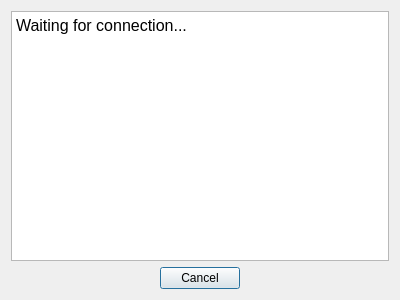
<?xml version="1.0" encoding="UTF-8"?>
<ui version="4.0">
 <class>ConnectDialog</class>
 <widget class="QDialog" name="ConnectDialog">
  <property name="geometry">
   <rect>
    <x>0</x>
    <y>0</y>
    <width>400</width>
    <height>300</height>
   </rect>
  </property>
  <property name="windowTitle">
   <string>Waiting...</string>
  </property>
  <property name="modal">
   <bool>true</bool>
  </property>
  <layout class="QGridLayout" name="gridLayout">
   <item row="1" column="0">
    <widget class="QDialogButtonBox" name="buttonBox">
     <property name="orientation">
      <enum>Qt::Horizontal</enum>
     </property>
     <property name="standardButtons">
      <set>QDialogButtonBox::Cancel</set>
     </property>
     <property name="centerButtons">
      <bool>true</bool>
     </property>
    </widget>
   </item>
   <item row="0" column="0">
    <widget class="QTextBrowser" name="textBrowser">
     <property name="html">
      <string>&lt;!DOCTYPE HTML PUBLIC &quot;-//W3C//DTD HTML 4.0//EN&quot; &quot;http://www.w3.org/TR/REC-html40/strict.dtd&quot;&gt;
&lt;html&gt;&lt;head&gt;&lt;meta name=&quot;qrichtext&quot; content=&quot;1&quot; /&gt;&lt;style type=&quot;text/css&quot;&gt;
p, li { white-space: pre-wrap; }
&lt;/style&gt;&lt;/head&gt;&lt;body style=&quot; font-family:'DejaVu Sans'; font-size:8pt; font-weight:400; font-style:normal;&quot;&gt;
&lt;p style=&quot; margin-top:0px; margin-bottom:0px; margin-left:0px; margin-right:0px; -qt-block-indent:0; text-indent:0px;&quot;&gt;&lt;span style=&quot; font-size:12pt;&quot;&gt;Waiting for connection...&lt;/span&gt;&lt;/p&gt;&lt;/body&gt;&lt;/html&gt;</string>
     </property>
    </widget>
   </item>
  </layout>
 </widget>
 <customwidgets>
 </customwidgets>
 <resources/>
 <connections>
  <connection>
   <sender>buttonBox</sender>
   <signal>clicked(QAbstractButton*)</signal>
   <receiver>ConnectDialog</receiver>
   <slot>reject()</slot>
   <hints>
    <hint type="sourcelabel">
     <x>199</x>
     <y>283</y>
    </hint>
    <hint type="destinationlabel">
     <x>199</x>
     <y>149</y>
    </hint>
   </hints>
  </connection>
 </connections>
</ui>
